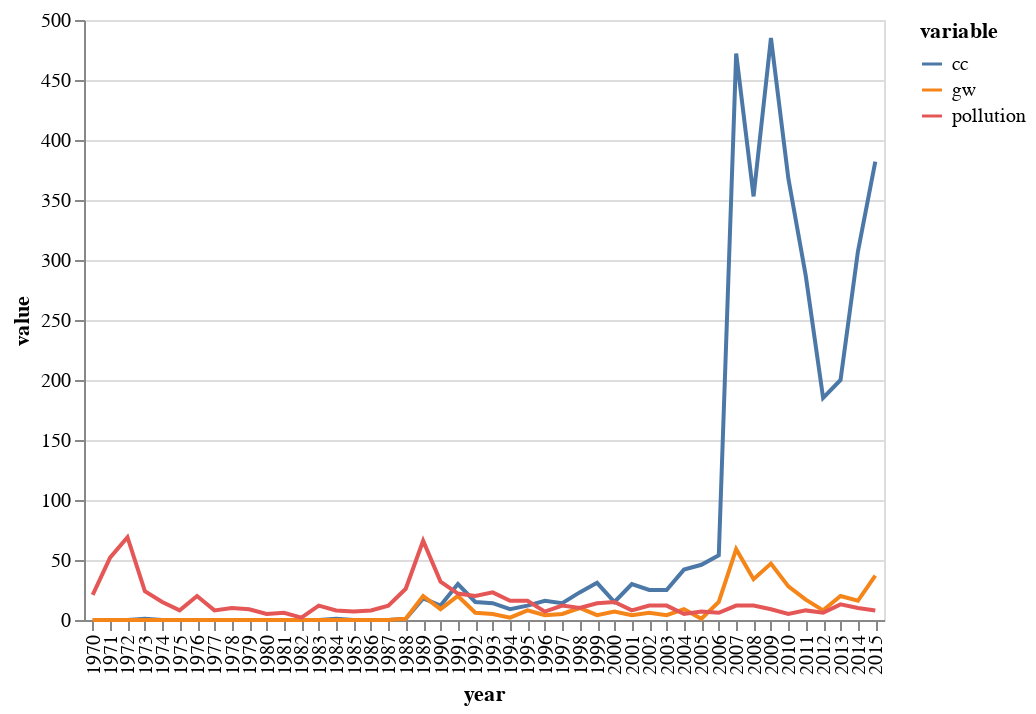

The code cell stored with this chart in its notebook:
### Code cell
alt.Chart(year_summ[['year', 'gw', 'cc', 'pollution']].melt(id_vars='year', value_vars=['cc','gw','pollution'])
         ).mark_line().encode(x='year:O',y='value', color='variable')

### Figure 1 — Vega-Lite specification as saved in the notebook (floating-point values rounded to 4 significant figures; data arrays with more than 128 entries replaced by an {"elided": "..."} marker saying what was removed)
{"$schema": "https://vega.github.io/schema/vega-lite/v2.6.0.json", "config": {"view": {"height": 300, "width": 400}}, "data": {"name": "data-d94ffcd701992d342b1d9a344642fa97"}, "datasets": {"data-d94ffcd701992d342b1d9a344642fa97": {"elided": "138 records"}}, "encoding": {"color": {"field": "variable", "type": "nominal"}, "x": {"field": "year", "type": "ordinal"}, "y": {"field": "value", "type": "quantitative"}}, "mark": "line"}
